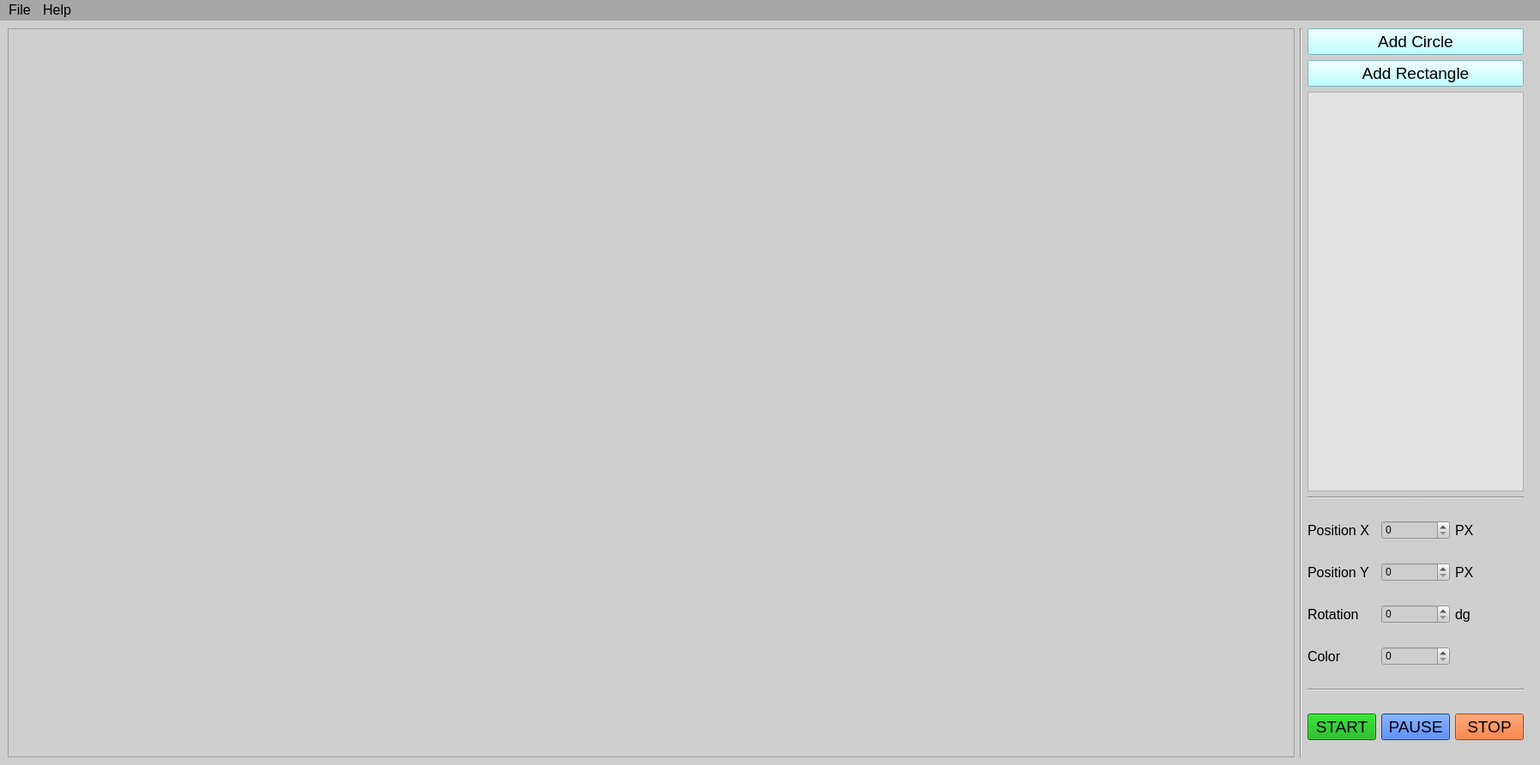
<?xml version="1.0" encoding="UTF-8"?>
<ui version="4.0">
 <class>MainWindow</class>
 <widget class="QMainWindow" name="MainWindow">
  <property name="enabled">
   <bool>true</bool>
  </property>
  <property name="geometry">
   <rect>
    <x>0</x>
    <y>0</y>
    <width>1764</width>
    <height>892</height>
   </rect>
  </property>
  <property name="windowTitle">
   <string>Physical Engine 3000</string>
  </property>
  <property name="toolTipDuration">
   <number>-1</number>
  </property>
  <property name="autoFillBackground">
   <bool>false</bool>
  </property>
  <property name="styleSheet">
   <string notr="true">background-color: rgb(206, 206, 206);</string>
  </property>
  <widget class="QWidget" name="centralwidget">
   <layout class="QHBoxLayout" name="horizontalLayout">
    <item>
     <widget class="QGraphicsView" name="graphicsView">
      <property name="sizePolicy">
       <sizepolicy hsizetype="Expanding" vsizetype="Expanding">
        <horstretch>0</horstretch>
        <verstretch>0</verstretch>
       </sizepolicy>
      </property>
      <property name="minimumSize">
       <size>
        <width>1500</width>
        <height>800</height>
       </size>
      </property>
      <property name="verticalScrollBarPolicy">
       <enum>Qt::ScrollBarAlwaysOff</enum>
      </property>
      <property name="horizontalScrollBarPolicy">
       <enum>Qt::ScrollBarAlwaysOff</enum>
      </property>
      <property name="backgroundBrush">
       <brush brushstyle="SolidPattern">
        <color alpha="255">
         <red>255</red>
         <green>254</green>
         <blue>220</blue>
        </color>
       </brush>
      </property>
     </widget>
    </item>
    <item>
     <widget class="Line" name="line">
      <property name="orientation">
       <enum>Qt::Vertical</enum>
      </property>
     </widget>
    </item>
    <item>
     <layout class="QVBoxLayout" name="verticalLayout_7">
      <property name="rightMargin">
       <number>10</number>
      </property>
      <item>
       <widget class="QSplitter" name="splitter">
        <property name="orientation">
         <enum>Qt::Vertical</enum>
        </property>
        <widget class="QWidget" name="">
         <layout class="QVBoxLayout" name="verticalLayout_2">
          <item>
           <widget class="QPushButton" name="pushButton_add_circle">
            <property name="font">
             <font>
              <pointsize>14</pointsize>
             </font>
            </property>
            <property name="styleSheet">
             <string notr="true">background-color: rgb(170, 255, 255);</string>
            </property>
            <property name="text">
             <string>Add Circle</string>
            </property>
           </widget>
          </item>
          <item>
           <widget class="QPushButton" name="pushButton_add_rectangle">
            <property name="font">
             <font>
              <pointsize>14</pointsize>
             </font>
            </property>
            <property name="styleSheet">
             <string notr="true">background-color: rgb(170, 255, 255);</string>
            </property>
            <property name="text">
             <string>Add Rectangle</string>
            </property>
           </widget>
          </item>
          <item>
           <widget class="QListWidget" name="listWidget">
            <property name="font">
             <font>
              <pointsize>12</pointsize>
             </font>
            </property>
            <property name="styleSheet">
             <string notr="true">background-color: rgb(226, 226, 226);</string>
            </property>
           </widget>
          </item>
          <item>
           <widget class="Line" name="line_2">
            <property name="orientation">
             <enum>Qt::Horizontal</enum>
            </property>
           </widget>
          </item>
         </layout>
        </widget>
        <widget class="QWidget" name="gridLayoutWidget">
         <layout class="QGridLayout" name="grid_attribute">
          <item row="3" column="0">
           <widget class="QLabel" name="label_4">
            <property name="font">
             <font>
              <pointsize>12</pointsize>
             </font>
            </property>
            <property name="text">
             <string>Color</string>
            </property>
           </widget>
          </item>
          <item row="3" column="1">
           <widget class="QSpinBox" name="spinBox_4"/>
          </item>
          <item row="1" column="0">
           <widget class="QLabel" name="label">
            <property name="font">
             <font>
              <pointsize>12</pointsize>
             </font>
            </property>
            <property name="text">
             <string>Position Y</string>
            </property>
           </widget>
          </item>
          <item row="2" column="1">
           <widget class="QSpinBox" name="spinBox"/>
          </item>
          <item row="2" column="2">
           <widget class="QLabel" name="label_7">
            <property name="font">
             <font>
              <pointsize>12</pointsize>
             </font>
            </property>
            <property name="text">
             <string>dg</string>
            </property>
           </widget>
          </item>
          <item row="0" column="1">
           <widget class="QSpinBox" name="spinBox_posX">
            <property name="maximum">
             <number>1500</number>
            </property>
           </widget>
          </item>
          <item row="2" column="0">
           <widget class="QLabel" name="label_2">
            <property name="font">
             <font>
              <pointsize>12</pointsize>
             </font>
            </property>
            <property name="text">
             <string>Rotation</string>
            </property>
           </widget>
          </item>
          <item row="1" column="2">
           <widget class="QLabel" name="label_6">
            <property name="font">
             <font>
              <pointsize>12</pointsize>
             </font>
            </property>
            <property name="text">
             <string>PX</string>
            </property>
           </widget>
          </item>
          <item row="1" column="1">
           <widget class="QSpinBox" name="spinBox_2"/>
          </item>
          <item row="0" column="2">
           <widget class="QLabel" name="label_5">
            <property name="font">
             <font>
              <pointsize>12</pointsize>
             </font>
            </property>
            <property name="text">
             <string>PX</string>
            </property>
           </widget>
          </item>
          <item row="0" column="0">
           <widget class="QLabel" name="label_3">
            <property name="font">
             <font>
              <pointsize>12</pointsize>
             </font>
            </property>
            <property name="text">
             <string>Position X</string>
            </property>
           </widget>
          </item>
         </layout>
        </widget>
       </widget>
      </item>
      <item>
       <widget class="Line" name="line_3">
        <property name="orientation">
         <enum>Qt::Horizontal</enum>
        </property>
       </widget>
      </item>
      <item>
       <layout class="QHBoxLayout" name="horizontalLayout_2">
        <property name="topMargin">
         <number>20</number>
        </property>
        <property name="bottomMargin">
         <number>20</number>
        </property>
        <item>
         <widget class="QPushButton" name="pushButton_start">
          <property name="font">
           <font>
            <pointsize>14</pointsize>
           </font>
          </property>
          <property name="styleSheet">
           <string notr="true">background-color: rgb(0, 170, 0);</string>
          </property>
          <property name="text">
           <string>START</string>
          </property>
         </widget>
        </item>
        <item>
         <widget class="QPushButton" name="pushButton_pause">
          <property name="font">
           <font>
            <pointsize>14</pointsize>
           </font>
          </property>
          <property name="styleSheet">
           <string notr="true">background-color: rgb(0, 85, 255);</string>
          </property>
          <property name="text">
           <string>PAUSE</string>
          </property>
         </widget>
        </item>
        <item>
         <widget class="QPushButton" name="pushButton_stop">
          <property name="font">
           <font>
            <pointsize>14</pointsize>
           </font>
          </property>
          <property name="styleSheet">
           <string notr="true">background-color: rgb(255, 85, 0);</string>
          </property>
          <property name="text">
           <string>STOP</string>
          </property>
         </widget>
        </item>
       </layout>
      </item>
     </layout>
    </item>
   </layout>
  </widget>
  <widget class="QMenuBar" name="menubar">
   <property name="geometry">
    <rect>
     <x>0</x>
     <y>0</y>
     <width>1764</width>
     <height>28</height>
    </rect>
   </property>
   <property name="font">
    <font>
     <pointsize>12</pointsize>
    </font>
   </property>
   <property name="styleSheet">
    <string notr="true">background-color: rgb(166, 166, 166);</string>
   </property>
   <widget class="QMenu" name="menuFile">
    <property name="title">
     <string>File</string>
    </property>
    <addaction name="actionNew_Project"/>
    <addaction name="actionOpen_Project"/>
    <addaction name="separator"/>
    <addaction name="actionSave_Project"/>
    <addaction name="actionSave_As"/>
    <addaction name="separator"/>
    <addaction name="actionClose_Project"/>
    <addaction name="actionExit"/>
   </widget>
   <widget class="QMenu" name="menuHelp">
    <property name="title">
     <string>Help</string>
    </property>
   </widget>
   <addaction name="menuFile"/>
   <addaction name="menuHelp"/>
  </widget>
  <action name="actionNew_Project">
   <property name="text">
    <string>New Project</string>
   </property>
  </action>
  <action name="actionOpen_Project">
   <property name="text">
    <string>Open Project</string>
   </property>
  </action>
  <action name="actionSave_Project">
   <property name="text">
    <string>Save</string>
   </property>
  </action>
  <action name="actionSave_As">
   <property name="text">
    <string>Save As</string>
   </property>
  </action>
  <action name="actionClose_Project">
   <property name="text">
    <string>Close Project</string>
   </property>
  </action>
  <action name="actionExit">
   <property name="text">
    <string>Exit</string>
   </property>
  </action>
 </widget>
 <resources/>
 <connections/>
</ui>
